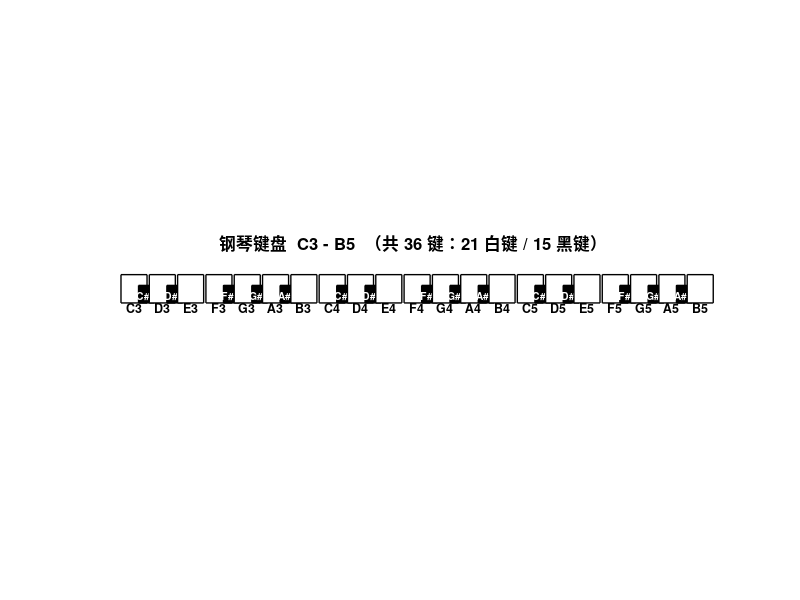
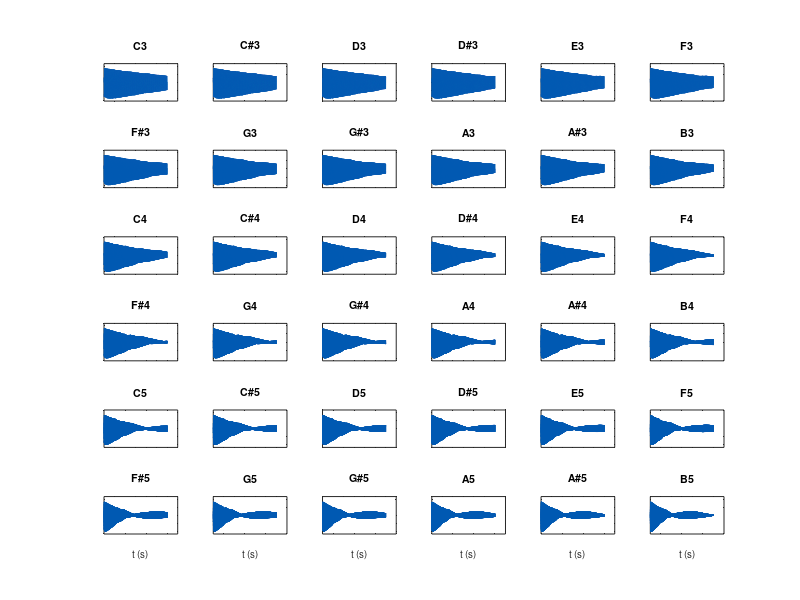

Write MATLAB code to recreate these figures, in order. (Note: this script raises an error after producing the figures.)
function piano_check()
% piano_check.m —— 无界面运行版（COM 自动化验证用）
% 与 piano_36keys_C3_C6.m 的合成与出图逻辑完全一致，仅差异：
%   1) 函数封装，不污染调用者工作区；
%   2) 不执行 clear/clc/close all，不关闭已有图窗；
%   3) 所有图窗不可见（Visible=off），不弹窗，仍正常保存 PNG。
% 说明：范围 C3–B5 共 36 键（三个完整八度）；如需含 C6（37键）把 endMidi 改为 84。
tic;

%% ---------- 1. 全局参数 ----------
fs        = 44100;
noteDur   = 2.5;
startMidi = 48;
endMidi   = 83;   % B5（36键=三个完整八度 C3-B5）；如需含 C6 改为 84
midis     = startMidi:endMidi;
nKeys     = numel(midis);

sharpName = {'C','C#','D','D#','E','F','F#','G','G#','A','A#','B'};
keyNames  = cell(1,nKeys);
isBlack   = false(1,nKeys);
for i = 1:nKeys
    pc = mod(midis(i),12) + 1;
    keyNames{i} = sprintf('%s%d', sharpName{pc}, floor(midis(i)/12)-1);
    isBlack(i)  = any(pc == [2 4 7 9 11]);
end

%% ---------- 2. 音高 -> 频率 ----------
f0 = @(m) 440 * 2.^((m-69)/12);

%% ---------- 3. 合成 ----------
t     = (0:round(noteDur*fs)-1)/fs;
notes = cell(1,nKeys);
fprintf('正在合成 %d 个键 (%s - %s) ...\n', nKeys, keyNames{1}, keyNames{end});
for i = 1:nKeys
    f0i   = f0(midis(i));
    nHarm = min(64, floor((fs/2*0.9)/f0i));
    y = zeros(size(t));
    for k = 1:nHarm
        fk  = k*f0i*sqrt(1 + 0.0003*k^2);
        if fk > fs/2 - 100, break; end
        amp = k^-1.8;
        tau = (noteDur/(0.5 + f0i/280)) / k^0.7;
        d   = 6e-4;
        y = y + amp*( exp(-t/tau).*sin(2*pi*fk*(1+d)*t) ...
                    + exp(-t/tau).*sin(2*pi*fk*(1-d)*t) )/2;
    end
    y = y/max(abs(y));
    r = max(2, round(0.005*fs));
    y(1:r) = y(1:r) .* ((0:r-1)/(r-1));
    fd = round(0.03*fs);
    y(end-fd+1:end) = y(end-fd+1:end) .* ((fd-1:-1:0)/(fd-1));
    notes{i} = y;
    fprintf('  %-4s  %8.2f Hz   %d 次泛音\n', keyNames{i}, f0i, nHarm);
end

%% ---------- 4. 频谱 ----------
Lsig = numel(notes{1});
win  = 0.5 - 0.5*cos(2*pi*(0:Lsig-1)'/(Lsig-1));
Nfft = 2^nextpow2(Lsig);
freq = (0:Nfft/2-1)*fs/Nfft;
spec = cell(1,nKeys);
for i = 1:nKeys
    X   = abs(fft(notes{i}(:).*win, Nfft));
    X   = X(1:Nfft/2);
    spec{i} = 20*log10(X/max(X) + eps);
end
tWin = (0:round(min(1.2,noteDur)*fs)-1)/fs;

%% ---------- 5. 图1：键盘布局 ----------
fig1 = figure('Visible','off','Name','键盘布局','Color','w','Position',[40 60 1500 380]);
whiteX = zeros(1,nKeys); wc = 0; prevWX = -1;
for i = 1:nKeys
    if ~isBlack(i)
        wc = wc + 1; whiteX(i) = wc - 1; prevWX = whiteX(i);
    else
        whiteX(i) = prevWX + 0.62;
    end
end
hold on;
for i = 1:nKeys
    if ~isBlack(i)
        rectangle('Position',[whiteX(i) 0 0.92 1],'FaceColor','w','EdgeColor','k','LineWidth',1);
        text(whiteX(i)+0.46, -0.14, keyNames{i},'HorizontalAlignment','center','FontSize',9,'FontWeight','bold');
    else
        rectangle('Position',[whiteX(i) 0 0.56 0.62],'FaceColor','k','EdgeColor','k','LineWidth',1);
        text(whiteX(i)+0.28, 0.28, keyNames{i},'HorizontalAlignment','center','Color','w','FontSize',7.5,'FontWeight','bold');
    end
end
axis equal; xlim([-0.6 wc+0.3]); ylim([-0.35 1.3]); axis off;
title(sprintf('钢琴键盘  %s - %s  （共 %d 键：%d 白键 / %d 黑键）', keyNames{1}, keyNames{end}, nKeys, wc, nKeys-wc),'FontSize',12);

%% ---------- 6. 图2：波形 ----------
fig2 = figure('Visible','off','Name','波形图','Color','w','Position',[50 60 1500 950]);
rows = ceil(sqrt(nKeys)); cols = ceil(nKeys/rows);
for i = 1:nKeys
    subplot(rows,cols,i);
    plot(tWin, notes{i}(1:numel(tWin)),'Color',[0 0.35 0.7],'LineWidth',0.5);
    title(keyNames{i},'FontSize',8);
    ylim([-1.15 1.15]);
    set(gca,'FontSize',7,'XTickLabel',[],'YTickLabel',[]);
    if i > nKeys-cols, xlabel('t (s)','FontSize',7); end
end
sgtitle(sprintf('%s-%s 全部 %d 键的波形（前 1.2 s）', keyNames{1}, keyNames{end}, nKeys),'FontSize',13);

%% ---------- 7. 图3：频谱 ----------
fig3 = figure('Visible','off','Name','频谱图','Color','w','Position',[60 60 1500 950]);
for i = 1:nKeys
    subplot(rows,cols,i);
    semilogx(freq, spec{i},'Color',[0.8 0.15 0.15],'LineWidth',0.5);
    xlim([f0(midis(i))/1.5, min(fs/2, f0(midis(i))*60)]);
    ylim([-90 0]); grid on;
    title(keyNames{i},'FontSize',8);
    set(gca,'FontSize',7,'YTick',[-60 -30 0]);
    if i > nKeys-cols, xlabel('频率 (Hz)','FontSize',7); end
end
sgtitle(sprintf('%s-%s 全部 %d 键的频谱（归一化 dB，对数频率轴）', keyNames{1}, keyNames{end}, nKeys),'FontSize',13);

%% ---------- 8. 图4：典型音深挖 ----------
a4 = find(strcmp(keyNames,'A4')); if isempty(a4), a4 = round(nKeys/2); end
deepIdx = [1 2 a4 nKeys];
fig4 = figure('Visible','off','Name','典型音深挖','Color','w','Position',[70 60 1500 1000]);
for j = 1:4
    i = deepIdx(j);
    subplot(4,3,3*j-2);
    plot(tWin, notes{i}(1:numel(tWin)),'Color',[0 0.35 0.7],'LineWidth',0.6);
    title(sprintf('%s  波形（f0=%.1f Hz）', keyNames{i}, f0(midis(i))),'FontSize',9);
    xlabel('t (s)','FontSize',8); ylim([-1.15 1.15]);
    subplot(4,3,3*j-1);
    semilogx(freq, spec{i},'Color',[0.8 0.15 0.15],'LineWidth',0.6);
    xlim([f0(midis(i))/1.5, min(fs/2, f0(midis(i))*60)]);
    ylim([-90 0]); grid on;
    xlabel('频率 (Hz)','FontSize',8); set(gca,'FontSize',8,'YTick',[-60 -30 0]);
    S = stftMag(notes{i}(:), fs, 2048, 512);
    subplot(4,3,3*j);
    imagesc((0:size(S,2)-1)*512/fs, (0:size(S,1)-1)*fs/2048, 20*log10(S/max(S(:))+eps));
    axis xy; set(gca,'YScale','log','YLim',[f0(midis(i))/1.5, min(fs/2, f0(midis(i))*60)],'CLim',[-80 0]);
    colormap(jet); colorbar;
    xlabel('t (s)','FontSize',8); ylabel('频率 (Hz)','FontSize',8);
    title(sprintf('%s  语谱图', keyNames{i}),'FontSize',9);
end

%% ---------- 9. 图5：全键盘语谱图 ----------
demo = [];
gap  = zeros(round(0.12*fs),1);
for i = 1:nKeys
    demo = [demo; notes{i}(:); gap]; %#ok<AGROW>
end
fig5 = figure('Visible','off','Name','全键盘语谱图','Color','w','Position',[80 60 1500 420]);
Sd = stftMag(demo, fs, 4096, 1024);
imagesc((0:size(Sd,2)-1)*1024/fs, (0:size(Sd,1)-1)*fs/4096, 20*log10(Sd/max(Sd(:))+eps));
axis xy; set(gca,'YScale','log','YLim',[50 8000],'CLim',[-80 0]);
colormap(jet); colorbar;
xlabel('t (s)','FontSize',10); ylabel('频率 (Hz)','FontSize',10);
title(sprintf('%s-%s 全部 %d 键依次演奏（每音约 %.1f s）', keyNames{1}, keyNames{end}, nKeys, noteDur+0.12),'FontSize',12);

%% ---------- 10. 保存 ----------
outDir = 'piano_notes_C3_B5';
if ~exist(outDir,'dir'), mkdir(outDir); end
print(fig1,'-dpng','-r150','fig1_keyboard_C3_B5.png');
print(fig2,'-dpng','-r150','fig2_waveforms_C3_B5.png');
print(fig3,'-dpng','-r150','fig3_spectra_C3_B5.png');
print(fig4,'-dpng','-r150','fig4_deepdive_C3_B5.png');
print(fig5,'-dpng','-r150','fig5_demo_spectrogram.png');

audiowrite('piano_demo_C3_B5.wav', demo, fs);
for i = 1:nKeys
    audiowrite(fullfile(outDir, sprintf('%s.wav', keyNames{i})), notes{i}(:), fs);
end

fprintf('\n完成！总耗时 %.1f s\n', toc);
fprintf('图片：当前目录 fig1~fig5_*.png\n');
fprintf('音频：piano_demo_C3_B5.wav；piano_notes_C3_B5\\ 目录下 %d 个单键 wav\n', nKeys);

end

%% ---------- 本地函数：手动 STFT ----------
function S = stftMag(x, fs, winLen, hop)
    n = numel(x);
    win = 0.5 - 0.5*cos(2*pi*(0:winLen-1)'/(winLen-1));
    nFrames = max(1, floor((n-winLen)/hop) + 1);
    S = zeros(winLen/2+1, nFrames);
    for j = 1:nFrames
        seg = x((j-1)*hop+1 : (j-1)*hop+winLen) .* win;
        fseg = abs(fft(seg));
        S(:,j) = fseg(1:winLen/2+1);   % 只取正频率一半
    end
end
